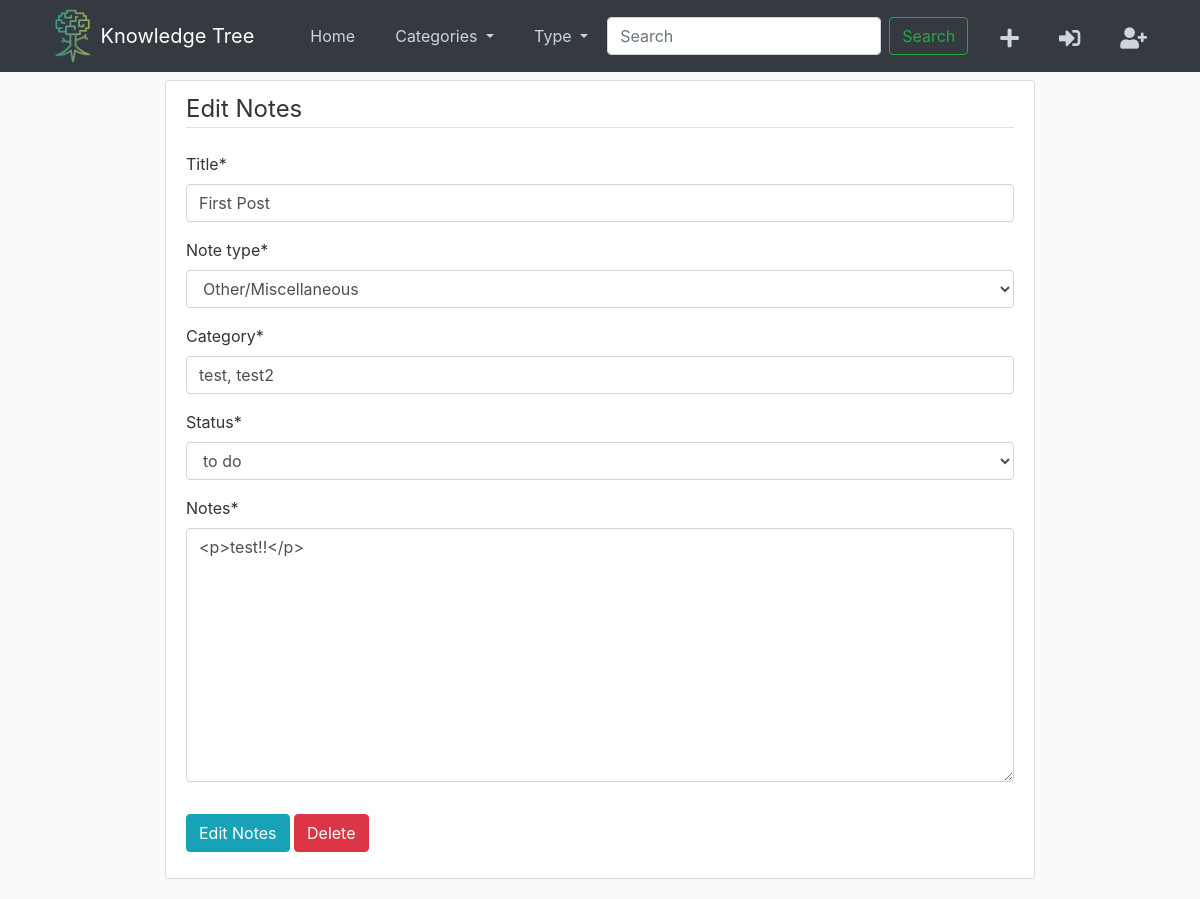
The app's page /post/3/edit/, older data.
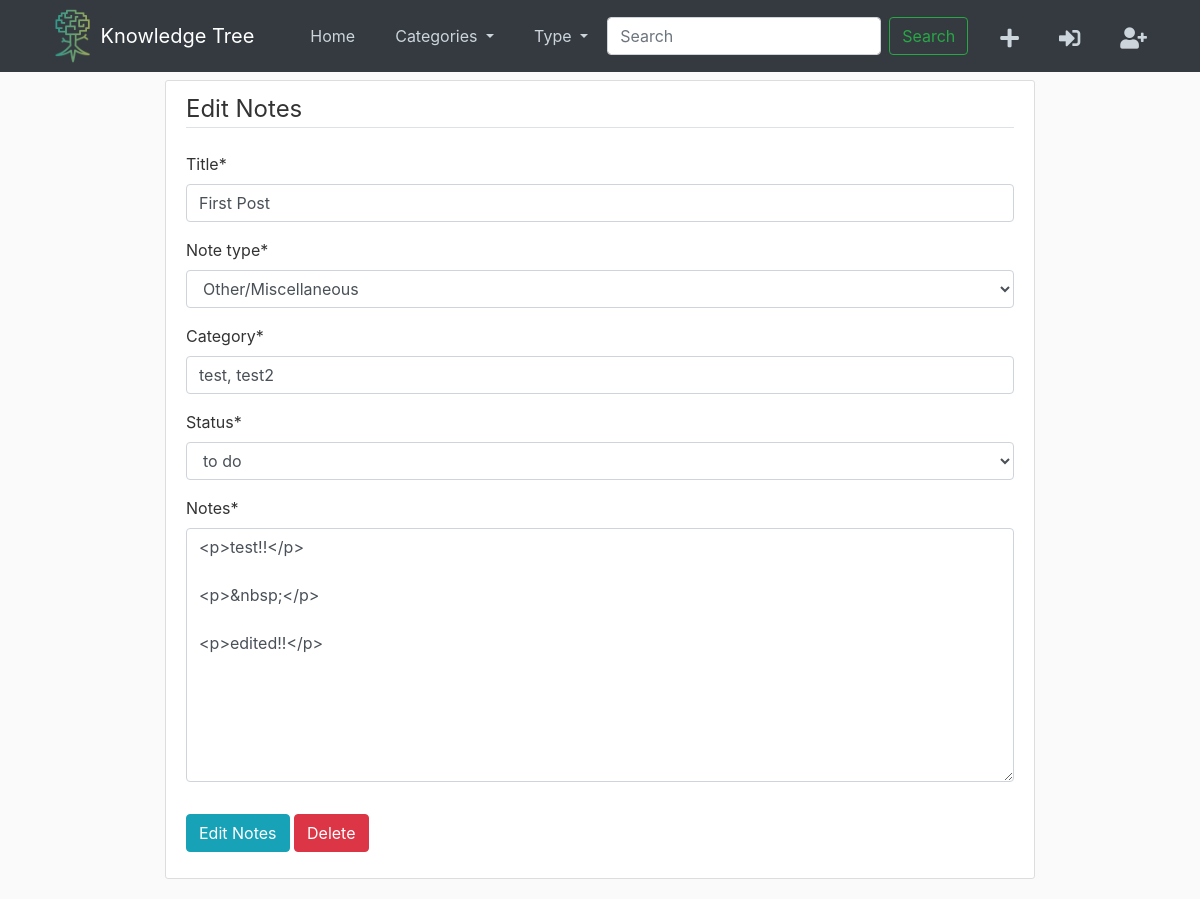
The same page, newer data.
### feed/models.py (models this page shows, shortened)
class Post(models.Model):
	type_choices = [
		('book', 'Book'),
		('doc', 'Documentary'),
		('thinker', 'Thinker/Person'),
		('misc','Other/Miscellaneous'),
		(None, 'Select type...')
	]
	rating_choices = [
		(1, 1),
		(2, 2),
		(3, 3),
		(4, 4),
		(5, 5)
	]
	status_choices = [
		('to do', 'to do'),
		('in progress', 'in progress'),
		('completed', 'completed')
	]
	title = models.CharField(max_length=100)
	note_type = models.CharField(max_length=100,choices=type_choices,null=True)
	category = models.CharField(max_length=100, null=True)
	author = models.CharField(max_length=100, default='', blank=True)
	notes = RichTextField()
	status = models.CharField(
		max_length=100,
		choices=status_choices,
		default='to do'
		)
	rating = models.IntegerField(
		choices=rating_choices,
		default=5
	)
	date_posted = models.DateTimeField(default=timezone.now)
	posted_by = models.ForeignKey(User, on_delete=models.CASCADE)

### feed/views.py (the view, shortened to what this page needs)
# urls.py: path('post/<int:pk>/edit/', EditPostView.as_view(), name='post-edit'),
class EditPostView(UpdateView):
	model = Post
	template_name = 'feed/edit_form.html'
	fields = ['title', 'note_type', 'author', 'category', 'status', 'rating', 'notes']

### feed/templates/feed/edit_form.html (shortened to what this page needs)
{% extends "feed/base.html" %}
{% load crispy_forms_tags %}
{% block content %}
<div class="container-fluid w-75">
	<div class="content-section">
		<form method="POST">
			<fieldset class="form-group">
				<legend class="border-bottom mb-4">Edit Notes</legend>
				{{ form|crispy }}
			</fieldset>
			<div class="form-group">
				<button class="btn btn-info" type="submit">Edit Notes</button>
				<button href="#" class="btn btn-danger">Delete</button>
			</div>
		</form>
	</div>
</div>
{% endblock content %}

Row changes from the older to the newer data that the page shows:
changed Post "First Post": notes "<p>test!!</p>" → "<p>test!!</p> <p>&nbsp;</p> <p>edited!!</p>"
